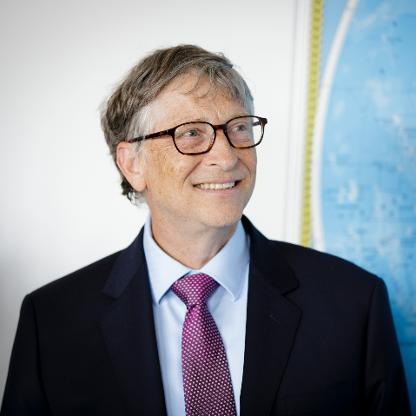
#> input picture opencv/bill.png, 416 x 416 px
$ python program7.py
#> lines starting #> are read from the running program, lines starting #| are printed output that depends on the picture
import cv2

image = cv2.imread("./bill.png")
#> image is the input picture: shape (416, 416, 3); mean B, G, R 150.8, 144.8, 140.3
h,w = image.shape[:2]
#> h = 416; w = 416
print("Before image width = {0}, height = {1}".format(w,h))
#| Before image width = 416, height = 416
cv2.imshow("Before Resize", image)

resizedImage = cv2.resize(image, (500, h))
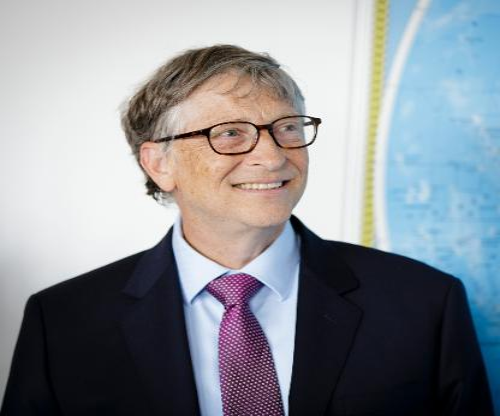
#> resizedImage: shape (416, 500, 3); mean B, G, R 150.8, 144.8, 140.3
rh,rw = resizedImage.shape[:2]
#> rh = 416; rw = 500
print("After image width = {0}, height = {1}".format(rw,rh))
#| After image width = 500, height = 416
cv2.imshow("After Resize", resizedImage)


#increase width and height by 40%
newWidth = int(w * 140/100)
#> newWidth = 582
newHeight = int(h * 140/100)
#> newHeight = 582
resizedImage = cv2.resize(image, (newWidth, newHeight))
#> resizedImage: shape (582, 582, 3)
rh,rw = resizedImage.shape[:2]
#> rh = 582; rw = 582
print("After image size increase 40% = {0}, height = {1}".format(rw,rh))
#| After image size increase 40% = 582, height = 582
cv2.imshow("After image size increase 40%", resizedImage)

#decrease width and height by 60%
newWidth = int(w * 40/100)
#> newWidth = 166
newHeight = int(h * 40/100)
#> newHeight = 166
resizedImage = cv2.resize(image, (newWidth, newHeight))
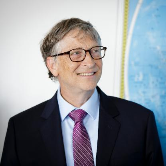
#> resizedImage: shape (166, 166, 3); mean B, G, R 150.7, 144.7, 140.2
rh,rw = resizedImage.shape[:2]
#> rh = 166; rw = 166
print("After image size decrease 60% = {0}, height = {1}".format(rw,rh))
#| After image size decrease 60% = 166, height = 166
cv2.imshow("After image size decrease 60%", resizedImage)

cv2.waitKey(0)
cv2.destroyAllWindows()

$ run again, with opencv/darkimage.png copied over opencv/bill.png
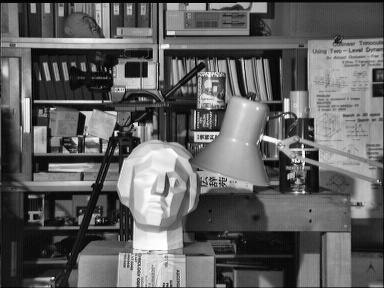
#> input picture opencv/darkimage.png, 384 x 288 px
#> image is the input picture: shape (288, 384, 3); min 0, max 255, mean 97.6
#| Before image width = 384, height = 288
#> `resizedImage = cv2.resize(image, (500, h))`:
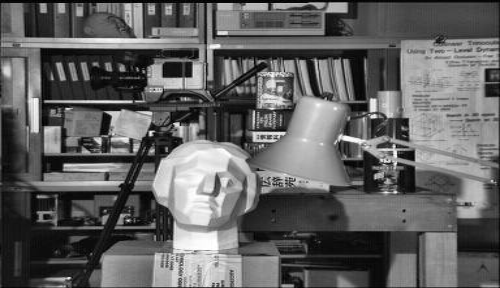
#> resizedImage: shape (288, 500, 3); min 0, max 255, mean 97.6
#| After image width = 500, height = 288
#| After image size increase 40% = 537, height = 403
#> `resizedImage = cv2.resize(image, (newWidth, newHeight))`:
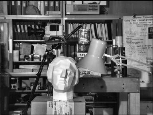
#> resizedImage: shape (115, 153, 3); min 0, max 255, mean 97.8
#| After image size decrease 60% = 153, height = 115
